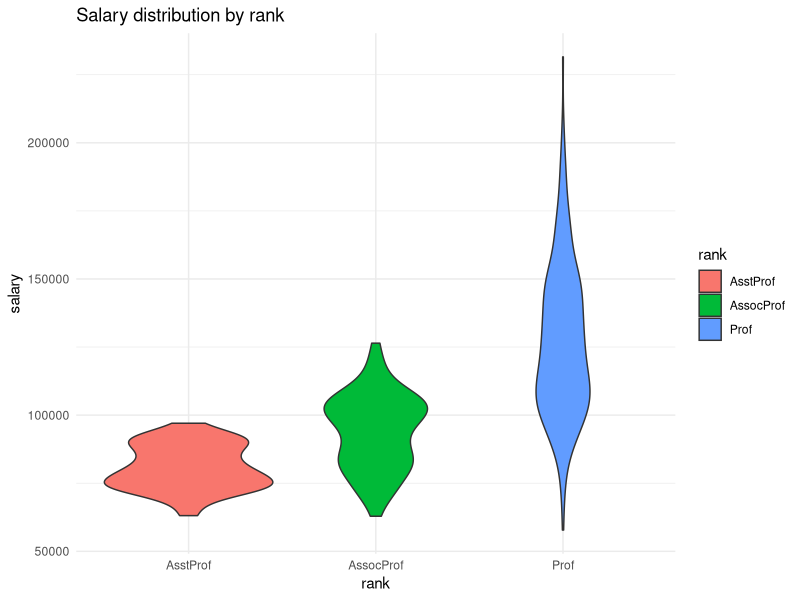
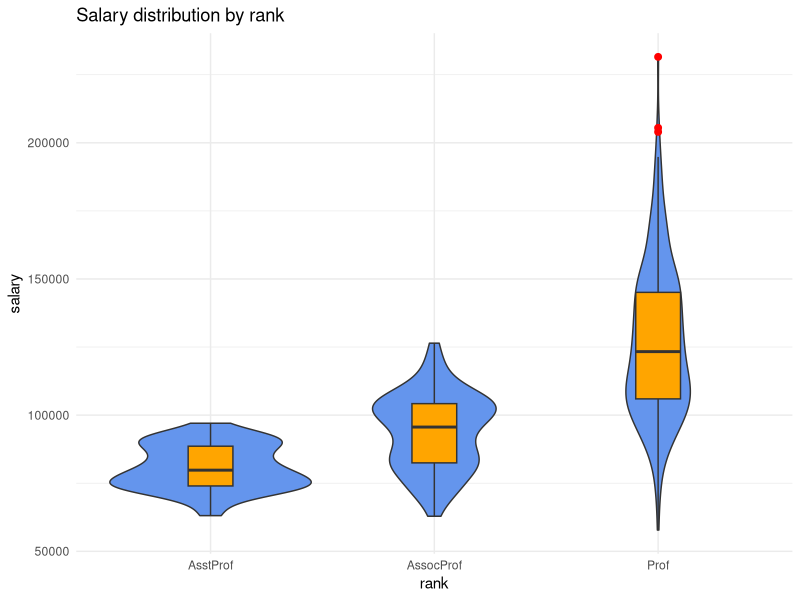

Write R code to recreate these figures, in order.
#violin plot - are rotated and mirrored kernel density plot
library(tidyverse)
library(carData)
ggplot(Salaries, aes(x=rank, y=salary, fill=rank))+geom_violin()+labs(title = "Salary distribution by rank")+theme_minimal()
#superimposing violin plot and boxplot
ggplot(Salaries, aes(x=rank, y=salary))+geom_violin(fill="cornflowerblue")+geom_boxplot(width=.2, fill="orange", outlier.colour = "red", outlier.size = 2)+labs(title = "Salary distribution by rank")+theme_minimal()
